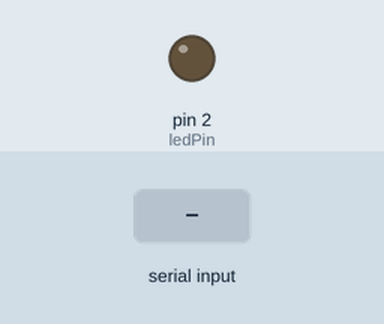
Recording of a sketch running on a simulated Arduino Uno, built with avr-gcc and run on an emulated ATmega328P. Parts: output pins drawn as LEDs (lit = HIGH). The inputs (shaded band) are chosen by the test bench.

Above: at 1.2 s.
1.3 s: byte 1 (1) received over Serial
At 2.7 s:
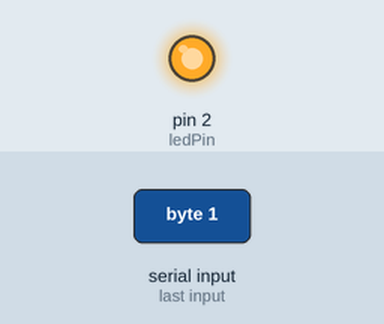
Timing chart, 0 to 4.3 s (numbered marks = the images above; inputs shaded):
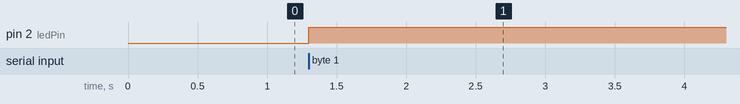

Measured:
- after the input at 1.3 s, pin 2 (ledPin): LOW → HIGH at once

The sketch:

simpleLight.ino
```cpp
int incommingByte;
int ledPin = 2;
void setup() {
  // put your setup code here, to run once:
  Serial.begin(9600);
  pinMode(ledPin,OUTPUT);
}

void loop() {
  // put your main code here, to run repeatedly:
    if(Serial.available()>0){
      incommingByte = Serial.read();
      if(incommingByte == 1){
        digitalWrite(ledPin,HIGH);
      }
      if(incommingByte == 2){
        digitalWrite(ledPin,LOW);
      }
    }

}
```
